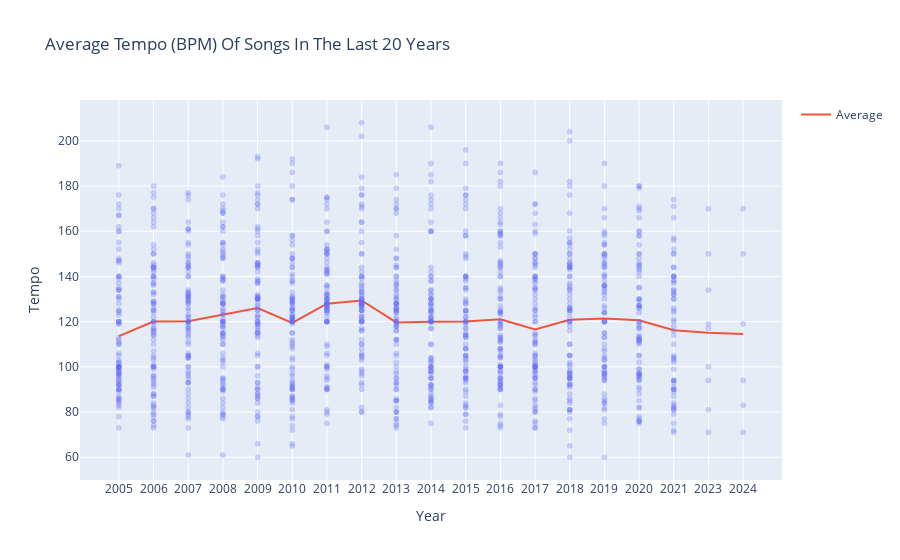

This figure's notebook cell:
### Code cell
import plotly.express as px

# Scatterplot for all the songs
fig = px.scatter(df_all_years_tempo, x="Year", y="Tempo",
                 title="Average Tempo (BPM) Of Songs In The Last 20 Years",
                 labels={"Tempo", "Year"},
                 opacity=0.3)  # Slightly transparent

# Line for the average tempo values
fig.add_scatter(x=df_grouped["Year"], y=df_grouped["Tempo"], 
                mode="lines", name="Average", line=dict(width=2))


fig.update_xaxes(type='category')

fig.show()

### Figure 1 — Plotly figure (JSON) as saved in the notebook; plotly's stock layout.template omitted (floating-point values rounded to 4 significant figures; data arrays with more than 128 entries replaced by an {"elided": "..."} marker saying what was removed)
{"data": [{"hovertemplate": "Year=%{x}<br>Tempo=%{y}<extra></extra>", "legendgroup": "", "marker": {"color": "#636efa", "opacity": 0.3, "symbol": "circle"}, "mode": "markers", "name": "", "showlegend": false, "type": "scattergl", "x": {"elided": "1436 int values"}, "xaxis": "x", "y": {"elided": "1436 int values"}, "yaxis": "y"}, {"line": {"width": 2}, "mode": "lines", "name": "Average", "type": "scatter", "x": [2005, 2006, 2007, 2008, 2009, 2010, 2011, 2012, 2013, 2014, 2015, 2016, 2017, 2018, 2019, 2020, 2021, 2023, 2024], "y": [113.6, 120.0, 120.2, 122.9, 126.0, 119.4, 127.9, 129.4, 119.7, 119.9, 120.1, 121.0, 116.6, 120.8, 121.4, 120.6, 116.2, 115.1, 114.5]}], "layout": {"legend": {"tracegroupgap": 0}, "title": {"text": "Average Tempo (BPM) Of Songs In The Last 20 Years"}, "xaxis": {"anchor": "y", "domain": [0, 1], "title": {"text": "Year"}, "type": "category"}, "yaxis": {"anchor": "x", "domain": [0, 1], "title": {"text": "Tempo"}}}}
